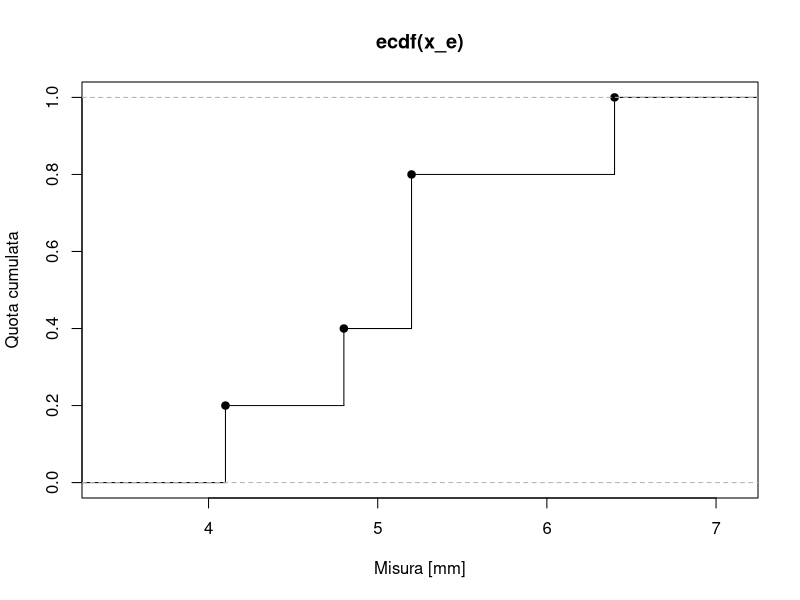

The R source for this figure:
x_e <- c(4.1,4.8,5.2,5.2,6.4)
F_e <- ecdf(x_e)
F_e(5.2)                    # 0.8
plot(F_e, verticals = TRUE,
     xlab = "Misura [mm]",
     ylab = "Quota cumulata")
